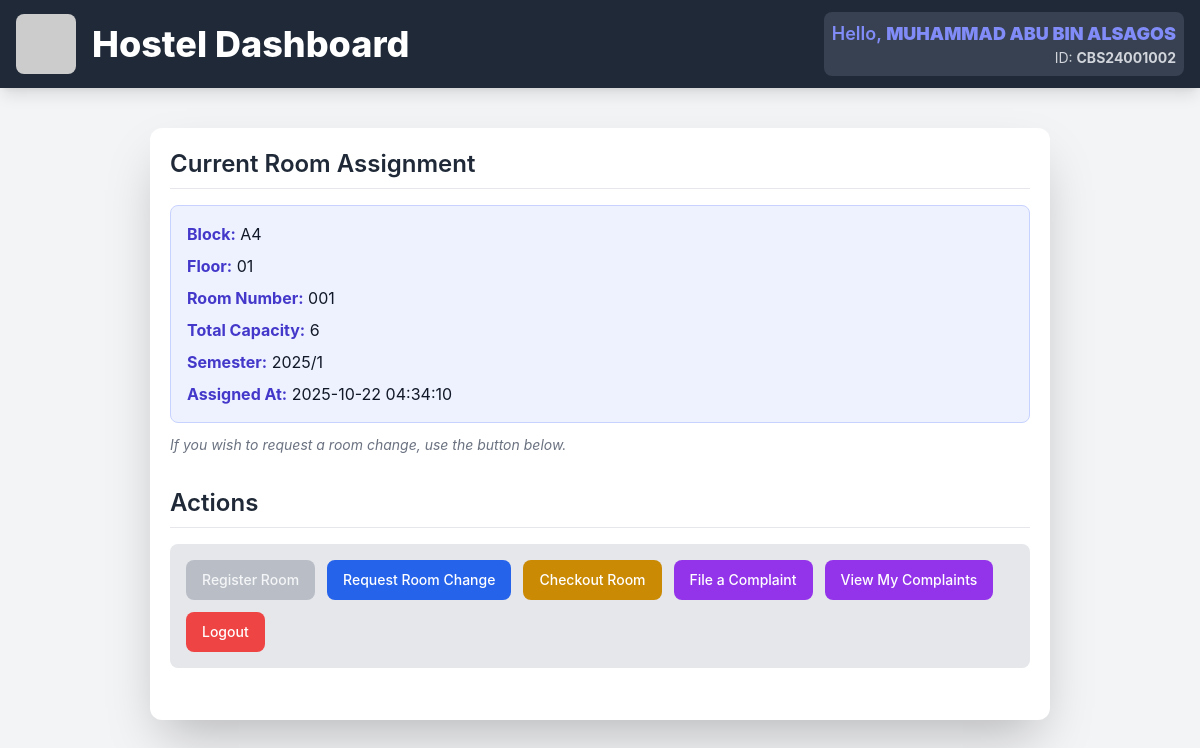
The page /student_dashboard.php (signed in) on the database its author committed.
### tables this page shows
CREATE TABLE `student_rooms` (
  `sr_id` int(11) NOT NULL,
  `student_id` varchar(50) NOT NULL,
  `room_identifier` varchar(20) NOT NULL,
  `semester` varchar(50) DEFAULT NULL,
  `status` varchar(50) DEFAULT 'Active',
  `assigned_at` timestamp NOT NULL DEFAULT current_timestamp(),
  `released_at` timestamp NULL DEFAULT NULL
);

CREATE TABLE `rooms` (
  `room_identifier` varchar(20) NOT NULL,
  `block_id` varchar(10) DEFAULT NULL,
  `floor_no` varchar(10) DEFAULT NULL,
  `room_no` varchar(10) DEFAULT NULL,
  `total_capacity` int(11) DEFAULT 6,
  `available_capacity` int(11) DEFAULT 6,
  `status` varchar(50) DEFAULT 'Available',
  `created_at` timestamp NOT NULL DEFAULT current_timestamp()
);

### student_dashboard.php (the view, shortened to what this page needs)
<?php
require_once 'conn.php';
$full_name = isset($_SESSION['full_name']) ? $_SESSION['full_name'] : 'Name not found! DB issue';
$student_id = $_SESSION['student_id'];
$has_active_assignment = false;
$room_details = null;
if ($student_id) {
    $sql = "SELECT sr.*, r.block_id, r.floor_no as floor, r.room_no as room_number, r.total_capacity, r.available_capacity, r.status as room_status
            FROM student_rooms sr
            LEFT JOIN rooms r ON sr.room_identifier = r.room_identifier
            WHERE sr.student_id = '$student_id' AND sr.status = 'Active'
            LIMIT 1";
    $res = $conn->query($sql);
    if ($res && $res->num_rows > 0) {
        $room_details = $res->fetch_assoc();
        $has_active_assignment = true;
    }
}
?>
<!DOCTYPE html>
<html lang="en">
<head>
    <script src="https://cdn.tailwindcss.com"></script>
</head>
<body class="bg-gray-100 text-gray-900 m-0 p-0">
    <header class="bg-gray-800 text-white py-3 px-4 flex items-center justify-between shadow-lg">
        <div class="flex items-center">
            <div class="mr-4">
                <img src="https://placehold.co/60x60/374151/FFFFFF?text=GMI" alt="GMI Logo" class="h-[60px] rounded-lg">
            </div>
            <div>
                <h1 class="text-2xl sm:text-3xl lg:text-4xl font-extrabold m-0">
                    Hostel Dashboard
                </h1>
            </div>
        </div>
        <div class="hidden sm:block text-right p-2 rounded-lg bg-gray-700 ml-4">
            <p class="text-base sm:text-lg font-semibold text-indigo-400">
                Hello, <strong><?php echo htmlspecialchars($full_name); ?></strong>
            </p>
            <p class="text-sm text-gray-300">
                ID: <strong><?php echo htmlspecialchars($student_id); ?></strong>
            </p>
        </div>
    </header>
<div class="max-w-[900px] mx-auto my-10 p-5 bg-white rounded-xl shadow-2xl">
    <section class="mb-8">
        <h2 class="text-2xl font-semibold text-gray-800 mb-4 border-b pb-2">Current Room Assignment</h2>
            <div class="bg-indigo-50 p-4 rounded-lg space-y-2 border border-indigo-200">
                <?php if ($has_active_assignment && $room_details) { ?>
                    <p><strong class="text-indigo-700">Block:</strong> <?php echo htmlspecialchars($room_details['block_id']); ?></p>
                    <p><strong class="text-indigo-700">Floor:</strong> <?php echo htmlspecialchars($room_details['floor']); ?></p>
                    <p><strong class="text-indigo-700">Room Number:</strong> <?php echo htmlspecialchars($room_details['room_number']); ?></p>
                    <p><strong class="text-indigo-700">Total Capacity:</strong> <?php echo htmlspecialchars($room_details['total_capacity']); ?></p>
                    <p><strong class="text-indigo-700">Semester:</strong> <?php echo htmlspecialchars($room_details['semester']); ?></p>
                    <p><strong class="text-indigo-700">Assigned At:</strong> <?php echo htmlspecialchars($room_details['assigned_at']); ?></p>
                <?php } else { ?>
                    <p class="text-gray-500 italic">No active room assignment found.</p>
                <?php } ?>
            </div>
            <p class="text-sm text-gray-500 mt-3 italic">
                <?php if ($has_active_assignment && $room_details) { ?>
                    If you wish to request a room change, use the button below.
                <?php } else { ?>
                    If no room is assigned, please use the registration button below.
                <?php } ?>
            </p>
        </section>
        <section class="mb-8">
            <h2 class="text-2xl font-semibold text-gray-800 mb-4 border-b pb-2">Actions</h2>
            <div class="bg-gray-200 p-4 rounded-lg flex flex-wrap gap-3">
                <?php if (!$has_active_assignment) { ?>
                <button onclick="window.location.href='room_register.php'"
                        class="py-2.5 px-4 text-sm bg-blue-600 text-white font-medium rounded-lg cursor-pointer transition duration-300 hover:bg-blue-700 focus:ring-4 focus:ring-blue-300 transform hover:scale-[1.01]">
                    Register Room
                </button>
                <?php } else { ?>
                <button
                    class="py-2.5 px-4 text-sm bg-gray-400 text-white font-medium rounded-lg cursor-not-allowed opacity-60"
                    disabled>
                    Register Room
                </button>
                <?php } ?>
                <?php if ($has_active_assignment) { ?>
                <button onclick="window.location.href='room_change.php?user_id=<?php echo urlencode($student_id); ?>'"
                        class="py-2.5 px-4 text-sm bg-blue-600 text-white font-medium rounded-lg cursor-pointer transition duration-300 hover:bg-blue-700 focus:ring-4 focus:ring-blue-300 transform hover:scale-[1.01]">
                    Request Room Change
                </button>
                <button onclick="if(confirm('Are you sure you want to checkout from <?php echo htmlspecialchars($room_details['room_identifier']); ?>?')) { window.location.href='room_checkout.php?room_identifier=<?php echo urlencode($room_details['room_identifier']); ?>'; }"
                        class="py-2.5 px-4 text-sm bg-yellow-600 text-white font-medium rounded-lg cursor-pointer transition duration-300 hover:bg-yellow-700 focus:ring-4 focus:ring-yellow-300 transform hover:scale-[1.01]">
                    Checkout Room
                </button>
                <?php } ?>
                <button onclick="window.location.href='student_file_complaint.php'"
                        class="py-2.5 px-4 text-sm bg-purple-600 text-white font-medium rounded-lg cursor-pointer transition duration-300 hover:bg-purple-700 focus:ring-4 focus:ring-purple-300 transform hover:scale-[1.01]">
                    File a Complaint
                </button>
                <button onclick="window.location.href='student_complaint_list.php'"
                        class="py-2.5 px-4 text-sm bg-purple-600 text-white font-medium rounded-lg cursor-pointer transition duration-300 hover:bg-purple-700 focus:ring-4 focus:ring-purple-300 transform hover:scale-[1.01]">
                    View My Complaints
                </button>
                <button onclick="window.location.href='logout.php'"
                        class="py-2.5 px-4 text-sm bg-red-500 text-white font-medium rounded-lg cursor-pointer transition duration-300 hover:bg-red-600 focus:ring-4 focus:ring-red-300 transform hover:scale-[1.01]">
                    Logout
                </button>
            </div>
        </section>
    </div>
</body>
</html>

### student_dashboard.php (style rules this page uses)
body { font-family: 'Inter', sans-serif; }

### rows shown on the page
student_rooms: room_identifier.block_id "A4", room_identifier.floor_no "01", room_identifier.room_no "001", room_identifier.total_capacity "6", semester "2025/1", assigned_at "2025-10-22 04:34:10"

### other values the page prints
$full_name "MUHAMMAD ABU BIN ALSAGOS"
$student_id "CBS24001002"
